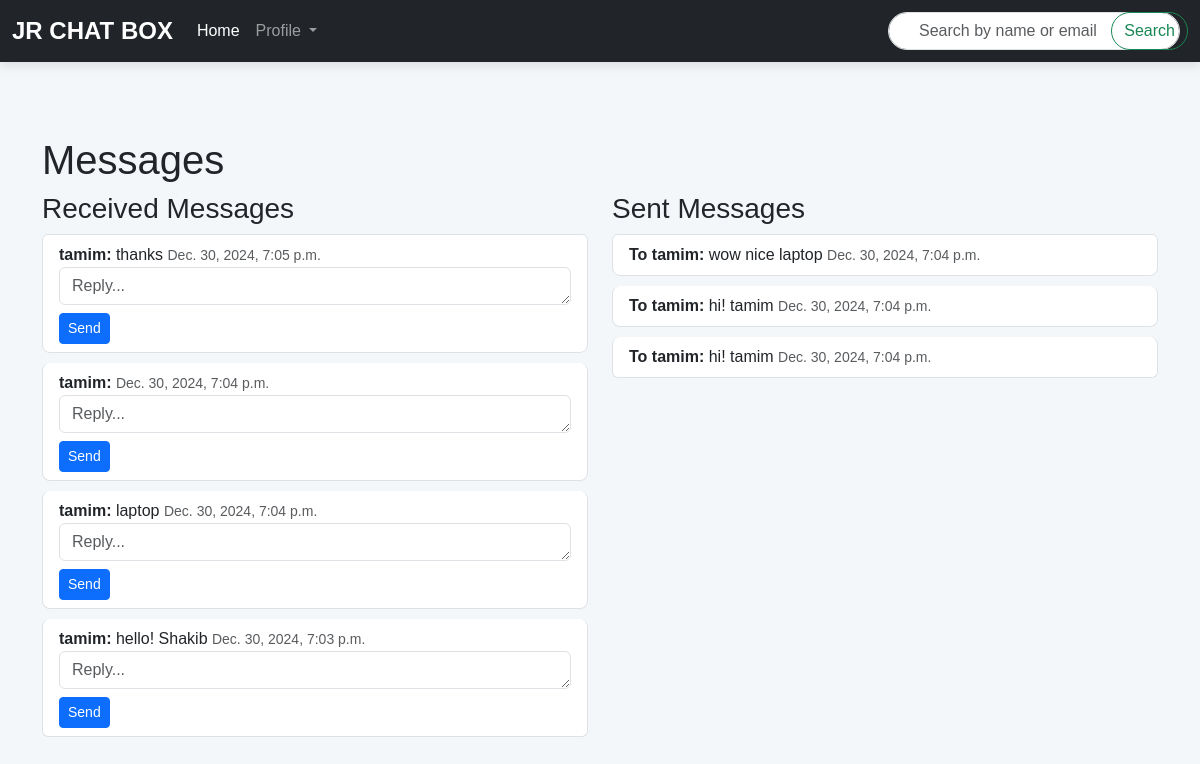
Before: /messages/ (signed in) with the older database file.
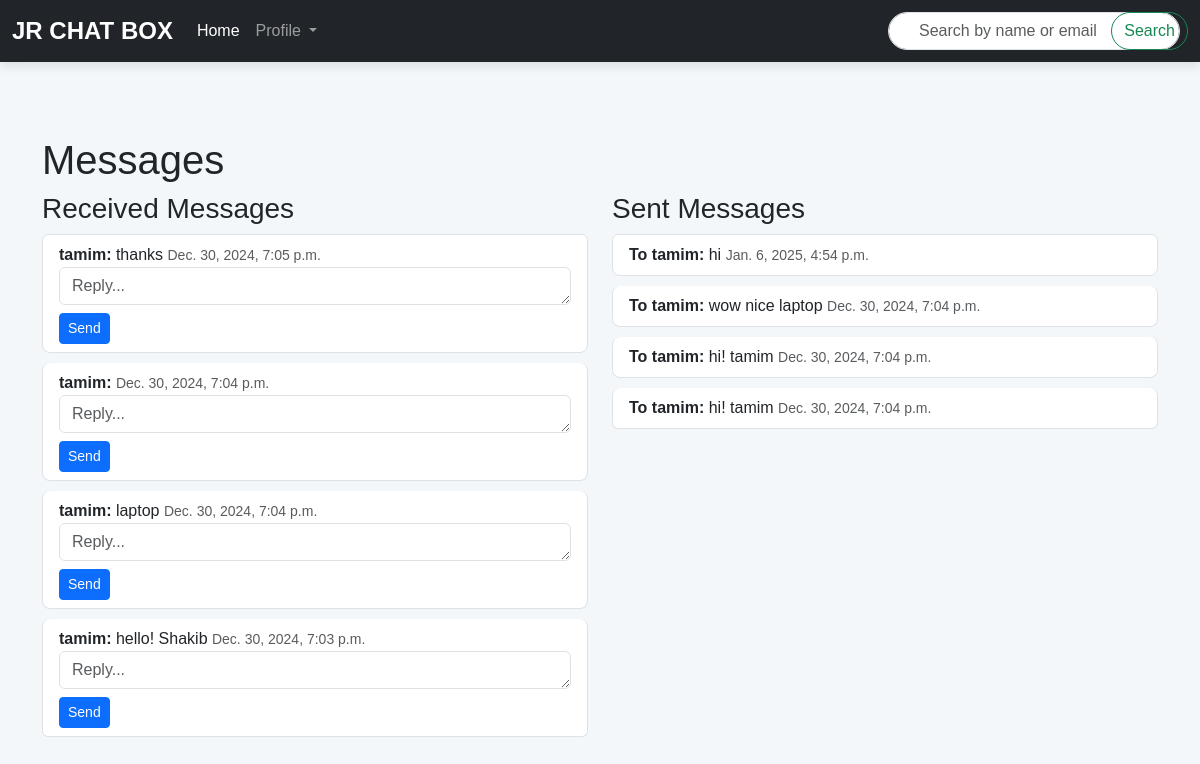
After: the same page with the newer database file.
### Chat/models.py (models this page shows, shortened)
class Message(models.Model):
    sender = models.ForeignKey(User, related_name="sent_messages", on_delete=models.CASCADE)
    receiver = models.ForeignKey(User, related_name="received_messages", on_delete=models.CASCADE)
    content = models.TextField()
    file = models.FileField(upload_to='chat_files/', blank=True, null=True)
    timestamp = models.DateTimeField(auto_now_add=True)
    is_read = models.BooleanField(default=False)

### Chat/views.py (the view, shortened to what this page needs)
# urls.py: path('messages/', views.message_box, name='message_box'),
@login_required
def message_box(request):
    received_messages = Message.objects.filter(receiver=request.user).order_by('-timestamp')
    sent_messages = Message.objects.filter(sender=request.user).order_by('-timestamp')
    return render(request, 'message_box.html', {
        'received_messages': received_messages,
        'sent_messages': sent_messages,
    })

### templates/message_box.html (shortened to what this page needs)
{% load static %}
<!DOCTYPE html>
<html lang="en">
<head>
    <link href="https://cdn.jsdelivr.net/npm/bootstrap@5.3.0-alpha1/dist/css/bootstrap.min.css" rel="stylesheet">
    <link rel="stylesheet" href="{% static 'message_box.css' %}">
</head>
<body>
    <nav class="navbar navbar-expand-lg navbar-dark bg-dark">
        <div class="container-fluid">
            <a class="navbar-brand" href="#">JR CHAT BOX</a>
            <div class="collapse navbar-collapse" id="navbarNav">
                <ul class="navbar-nav">
                    <li class="nav-item">
                        <a class="nav-link active" href="{% url 'home' %}">Home</a>
                    </li>
                    <li class="nav-item dropdown">
                        <a class="nav-link dropdown-toggle" href="#" id="navbarDropdown" role="button"
                            data-bs-toggle="dropdown" aria-expanded="false">
                            Profile
                        </a>
                    </li>
                </ul>
                <form method="GET" action="{% url 'search_profile' %}" class="d-flex ms-auto search-bar" role="search">
                    <input class="form-control me-2" type="search" name="query" placeholder="Search by name or email"
                        aria-label="Search" value="{{ request.GET.query }}">
                    <button class="btn btn-outline-success" type="submit">Search</button>
                </form>
            </div>
        </div>
    </nav>
    <div class="container mt-4 message-container">
        <h1>Messages</h1>
        <div class="row">
            <div class="col-md-6">
                <h3>Received Messages</h3>
                <ul class="list-group">
                    {% for msg in received_messages %}
                    <li class="list-group-item">
                        <strong>{{ msg.sender.username }}:</strong> {{ msg.content }}
                        <span class="text-muted small">{{ msg.timestamp }}</span>
                        <form method="POST" action="">
                            <textarea name="content" rows="1" class="form-control mb-2" placeholder="Reply..."></textarea>
                            <button type="submit" class="btn btn-sm btn-primary">Send</button>
                        </form>
                    </li>
                    {% endfor %}
                </ul>
            </div>
            <div class="col-md-6">
                <h3>Sent Messages</h3>
                <ul class="list-group">
                    {% for msg in sent_messages %}
                    <li class="list-group-item">
                        <strong>To {{ msg.receiver.username }}:</strong> {{ msg.content }}
                        <span class="text-muted small">{{ msg.timestamp }}</span>
                    </li>
                    {% endfor %}
                </ul>
            </div>
        </div>
    </div>
</body>
</html>

### static/message_box.css (style rules this page uses)
body { background-color: #f4f7fa; font-family: 'Arial', sans-serif; }
.navbar { box-shadow: 0 4px 10px rgba(0, 0, 0, 0.1); }
.navbar-brand { font-weight: bold; font-size: 1.5rem; }
.search-bar { position: relative; width: 300px; }
.search-bar input { border-radius: 50px; padding-left: 30px; }
.search-bar button { position: absolute; right: 0; top: 0; border-radius: 50px; }
.message-container { padding-top: 50px; }
.list-group-item { border-radius: 8px; margin-bottom: 10px; background-color: #fff; transition: transform 0.3s ease; }

Changed rows visible on the page:
added Message: receiver.username "tamim", content "hi", timestamp "Jan. 6, 2025, 4:54 p.m.", shown under "Sent Messages"
